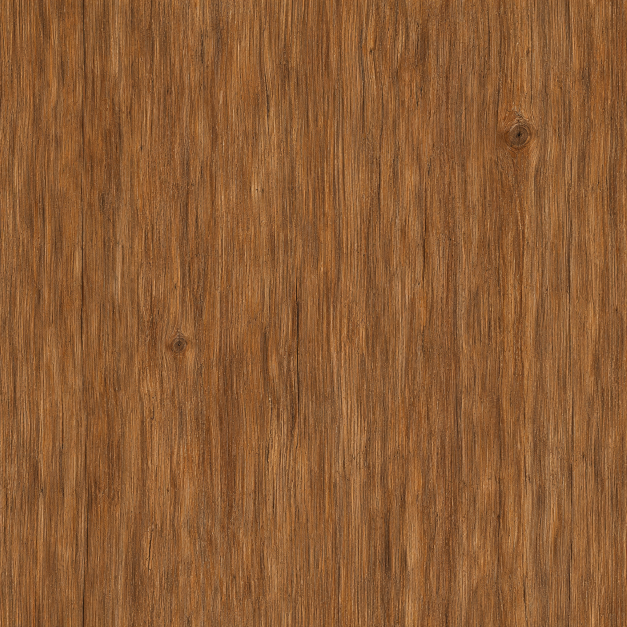
#> input picture assets/src/woodgrain.png, 1254 x 1254 px, found by its file name (shown at 1/2 size)
$ python process_textures.py ../assets/src/woodgrain.png ../assets/src/woodgrain.png
#> lines starting #> are read from the running program, lines starting #| are printed output that depends on the picture
# 把生图工具生成的原图处理成游戏里用的贴图：
#   1. 地面类贴图做成可以无缝平铺的，并从明暗推算出法线贴图
#   2. 用木纹合成木板贴图，用混凝土合成地砖贴图
#   3. 树叶的洋红色背景抠成透明
# 用法：python tools/process_textures.py <原图目录> <输出目录>
import sys, os
import numpy as np
from PIL import Image
from scipy import ndimage

SRC, OUT = sys.argv[1], sys.argv[2]
os.makedirs(OUT, exist_ok=True)
SIZE = 1024


def load(name):
#> called with name = 'woodgrain'
    im = Image.open(os.path.join(SRC, name + '.png')).convert('RGB').resize((SIZE, SIZE), Image.LANCZOS)
    return np.asarray(im).astype(np.float32) / 255.0


def smooth01(x):
    x = np.clip(x, 0, 1)
    return x * x * (3 - 2 * x)


def seamless(a, band=0.14):
    """先处理左右接缝，再处理上下接缝。每一步都把图和它平移半幅的副本在边缘处混合。"""
#> called with band = 0.14
    n = a.shape[0]
#> n = 1024
    t = np.arange(n) / n
#> t = 1024 values from 0 to 0.999
    w = smooth01((0.5 - np.abs(t - 0.5)) / band)  # 边缘是 0，中间是 1
#> in smooth01, `x = np.clip(x, 0, 1)`: x = 1024 values, max 1 at index 144, min 0 at index 0, mean 0.86
#> w has the same summary as x in smooth01
    out = a
    for axis in (1, 0):
        shifted = np.roll(out, n // 2, axis=axis)
        m = w[None, :, None] if axis == 1 else w[:, None, None]
        out = out * m + shifted * (1 - m)
    return out


def normal_map(a, strength, extra_height=None):
    h = a[..., 0] * 0.3 + a[..., 1] * 0.59 + a[..., 2] * 0.11
    if extra_height is not None:
        h = h * 0.5 + extra_height
    h = ndimage.gaussian_filter(h, 1.1, mode='wrap')
    dx = (np.roll(h, -1, 1) - np.roll(h, 1, 1)) * strength
    dy = (np.roll(h, -1, 0) - np.roll(h, 1, 0)) * strength
    nz = np.ones_like(h) * 0.25
    n = np.stack([-dx, dy, nz], -1)
    n /= np.linalg.norm(n, axis=-1, keepdims=True)
    return n * 0.5 + 0.5


def save_rgb(a, name, quality=90):
    Image.fromarray((np.clip(a, 0, 1) * 255 + 0.5).astype(np.uint8)).save(os.path.join(OUT, name + '.jpg'), quality=quality)


TILES = {'grass': 3.0, 'rock': 5.0, 'sand': 2.5, 'snow': 2.2, 'redrock': 4.0, 'basalt': 6.0, 'dirt': 4.0, 'concrete': 1.5, 'bark': 6.0,
         'stonebrick': 5.0, 'rooftile': 5.0, 'dinoskin': 5.0, 'scifi': 3.0}
# 有规则图案的贴图，接缝处只做很窄的混合，免得图案重影
NARROW = {'stonebrick', 'rooftile', 'scifi'}
cache = {}
for name, k in TILES.items():
    if not os.path.exists(os.path.join(SRC, name + '.png')):
        print('missing', name)
        continue
    a = seamless(load(name), 0.05 if name in NARROW else 0.14)
    cache[name] = a
    save_rgb(a, name)
    save_rgb(normal_map(a, k), name + '_n', 92)
    print('tile', name)

# 木板：把竖向的木纹切成 6 条木板，每条错开一段并稍微改变明暗，中间留出缝
if os.path.exists(os.path.join(SRC, 'woodgrain.png')):
    g = seamless(load('woodgrain'))
    rng = np.random.default_rng(5)
    planks = np.zeros_like(g)
    height = np.zeros((SIZE, SIZE), np.float32)
    n = 6
    edges = np.linspace(0, SIZE, n + 1).astype(int)
    for i in range(n):
        x0, x1 = edges[i], edges[i + 1]
        src_x = int(rng.integers(0, SIZE - (x1 - x0)))
        strip = np.roll(g[:, src_x:src_x + (x1 - x0)], int(rng.integers(0, SIZE)), axis=0)
        planks[:, x0:x1] = strip * (0.85 + 0.3 * rng.random())
        xs = np.arange(x1 - x0)
        d = np.minimum(xs, (x1 - x0 - 1) - xs)
        gap = smooth01(d / 5.0)
        planks[:, x0:x1] *= (0.25 + 0.75 * gap)[None, :, None]
        height[:, x0:x1] = gap[None, :] * 0.5
#> this loop made 6 passes
#> pass 1, `strip = np.roll(g[:, src_x:src_x + (x1 - x0)], int(rng.integers(0, SIZ..`:
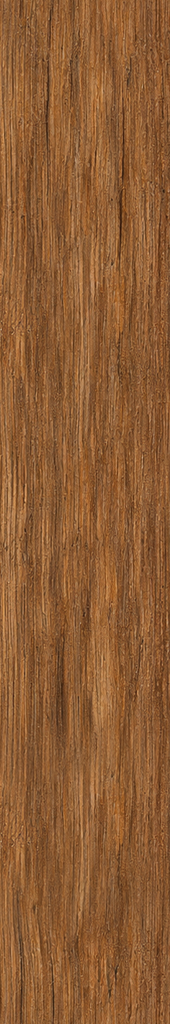
#> strip: shape (1024, 170, 3) float64; mean of channels 0, 1, 2 0.555, 0.364, 0.207; drawn as R, G, B
#> after the loop:
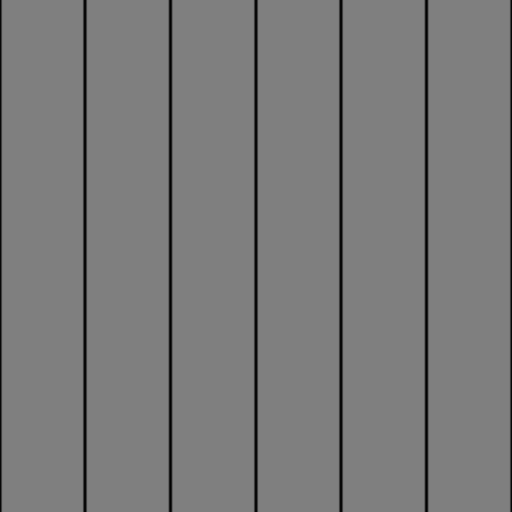
#> height: shape (1024, 1024) float32 (shown at 1/2 size); min 0, max 0.5, mean 0.482
#> after the loop:
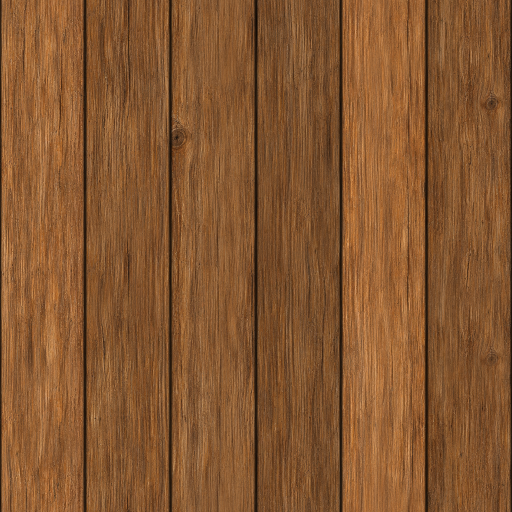
#> planks: shape (1024, 1024, 3) float64 (shown at 1/2 size); mean of channels 0, 1, 2 0.535, 0.35, 0.197; drawn with min black and max white
    save_rgb(planks, 'planks')
    save_rgb(normal_map(planks, 4.0, height), 'planks_n', 92)
#> in normal_map, `h = a[..., 0] * 0.3 + a[..., 1] * 0.59 + a[..., 2] * 0.11`:
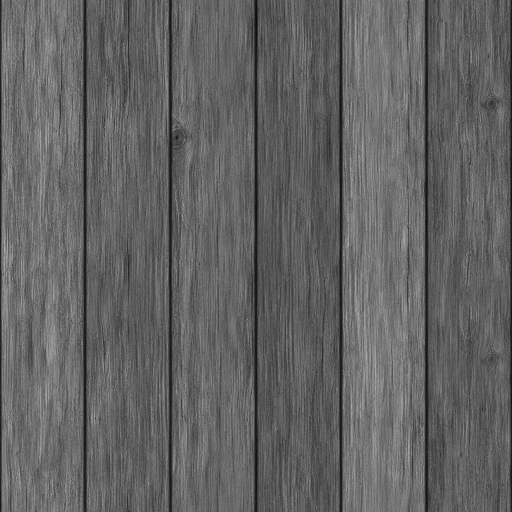
#> h: shape (1024, 1024) float64 (shown at 1/2 size); min 0.0182, max 0.805, mean 0.389
#> in normal_map, `h = h * 0.5 + extra_height`:
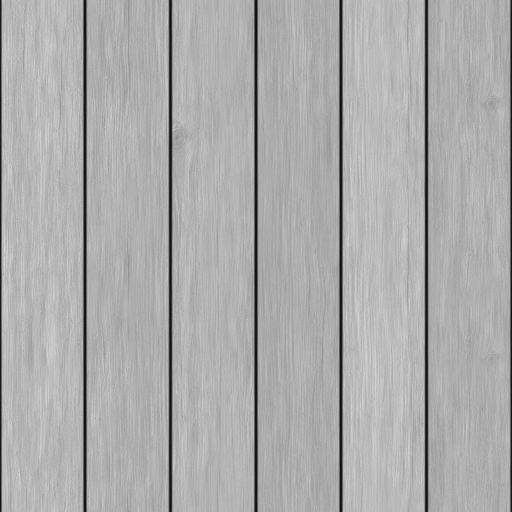
#> h: shape (1024, 1024) float64 (shown at 1/2 size); min 0.0091, max 0.903, mean 0.677
#> in normal_map, `n = np.stack([-dx, dy, nz], -1)`:
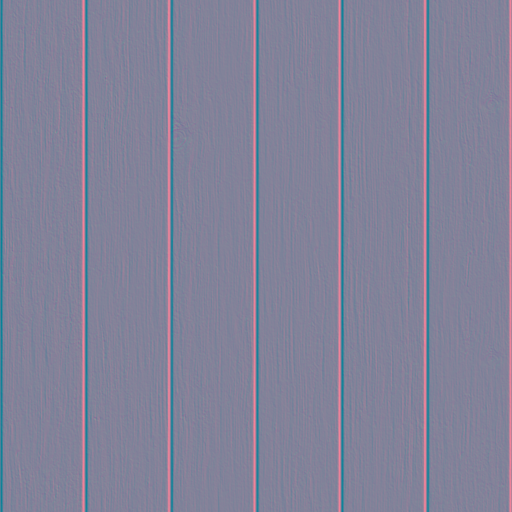
#> n: shape (1024, 1024, 3) float64 (shown at 1/2 size); mean of channels 0, 1, 2 1.53e-19, -1.01e-19, 0.25; drawn with min black and max white
#> in normal_map, `n /= np.linalg.norm(n, axis=-1, keepdims=True)`:
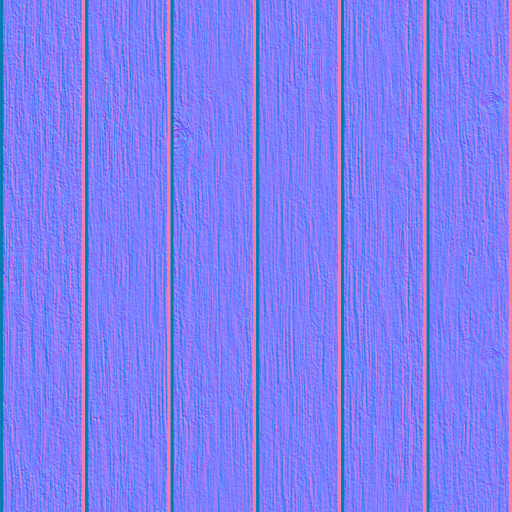
#> n: shape (1024, 1024, 3) float64 (shown at 1/2 size); mean of channels 0, 1, 2 0.000596, 3.88e-05, 0.918; drawn with min black and max white
    print('planks')

# 地砖：在混凝土上画出 2x2 的大块地砖和砖缝
if 'concrete' in cache:
    c = cache['concrete'].copy()
    rng = np.random.default_rng(9)
    height = np.zeros((SIZE, SIZE), np.float32)
    n = 2
    step = SIZE // n
    ax = np.arange(SIZE) % step
    d = np.minimum(ax, step - 1 - ax)
    gx = smooth01(d / 6.0)
    grout = np.minimum(gx[None, :], gx[:, None])
    for i in range(n):
        for j in range(n):
            c[i * step:(i + 1) * step, j * step:(j + 1) * step] *= 0.86 + 0.24 * rng.random()
    c *= (0.45 + 0.55 * grout)[..., None]
    save_rgb(c, 'pavement')
    save_rgb(normal_map(c, 2.0, grout * 0.5), 'pavement_n', 92)
    print('pavement')

# 树叶：把洋红色背景抠掉，边缘去掉溢色，再把透明区域填上附近叶子的颜色，缩小后边缘不会发黑发紫
for name in ('leaf_broad', 'leaf_pine', 'leaf_palm', 'leaf_fern', 'leaf_tropic'):
    if not os.path.exists(os.path.join(SRC, name + '.png')):
        print('missing', name)
        continue
    a = load(name)
    r, g, b = a[..., 0], a[..., 1], a[..., 2]
    key = np.minimum(r, b) - g  # 洋红色时这个值很大
    alpha = 1 - smooth01((key - 0.08) / 0.3)
    spill = b > g
    b2 = np.where(spill, g * 0.9, b)
    r2 = np.where(spill, np.minimum(r, g), r)
    rgb = np.stack([r2, g, b2], -1)
    solid = alpha > 0.6
    idx = ndimage.distance_transform_edt(~solid, return_distances=False, return_indices=True)
    filled = rgb[idx[0], idx[1]]
    rgb = np.where(solid[..., None], rgb, filled)
    alpha = ndimage.gaussian_filter(alpha, 0.6)
    rgba = np.concatenate([rgb, alpha[..., None]], -1)
    Image.fromarray((np.clip(rgba, 0, 1) * 255 + 0.5).astype(np.uint8), 'RGBA').save(os.path.join(OUT, name + '.png'), optimize=True)
    print('leaf', name, 'coverage %.2f' % float(solid.mean()))

# 彩色玻璃窗和星云：只需要缩放
for name in ('stainedglass', 'nebula'):
    if os.path.exists(os.path.join(SRC, name + '.png')):
        save_rgb(load(name), name)
        print('plain', name)

#> (the run stopped early here; a loop or call above may not have finished)
